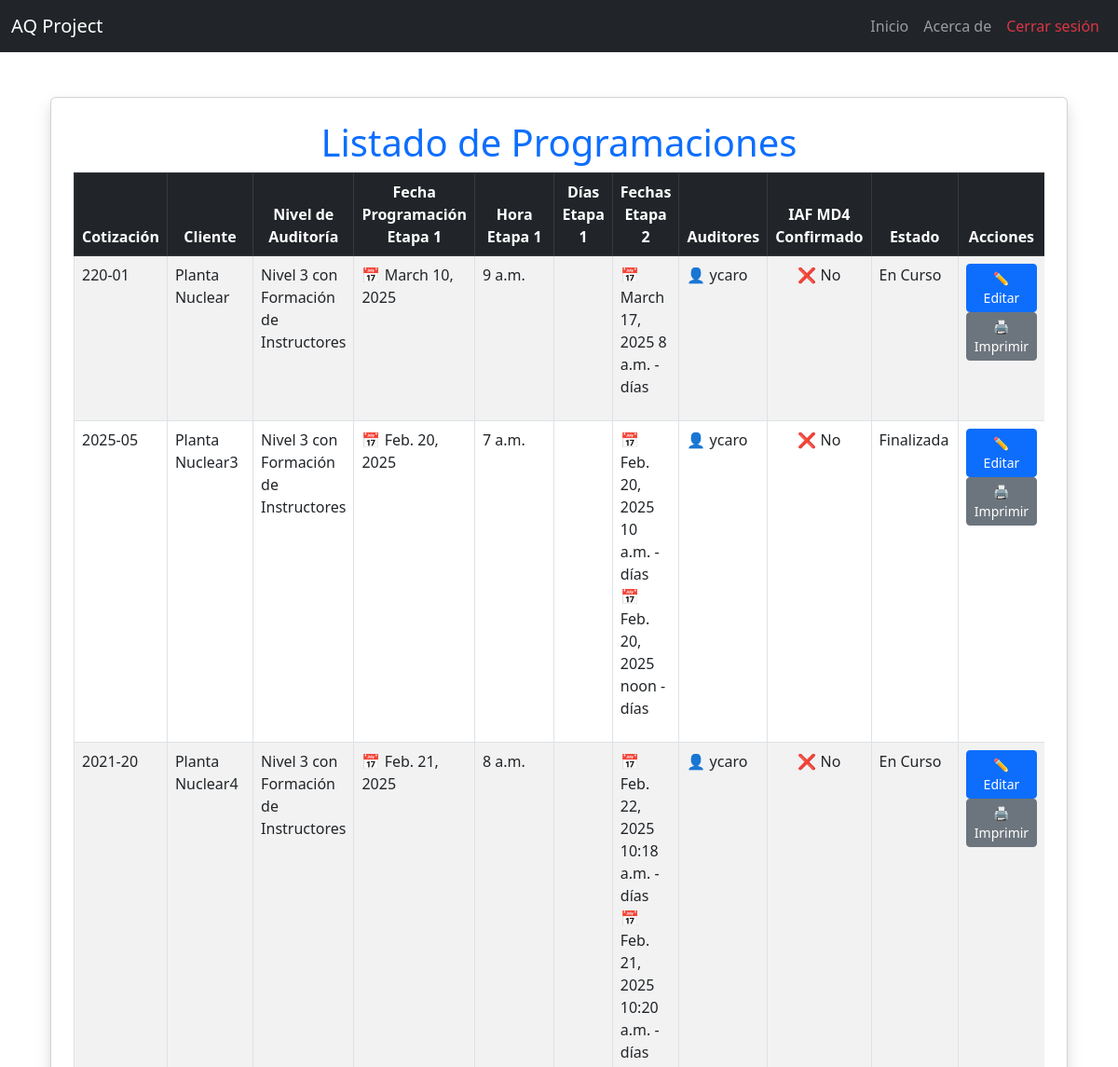
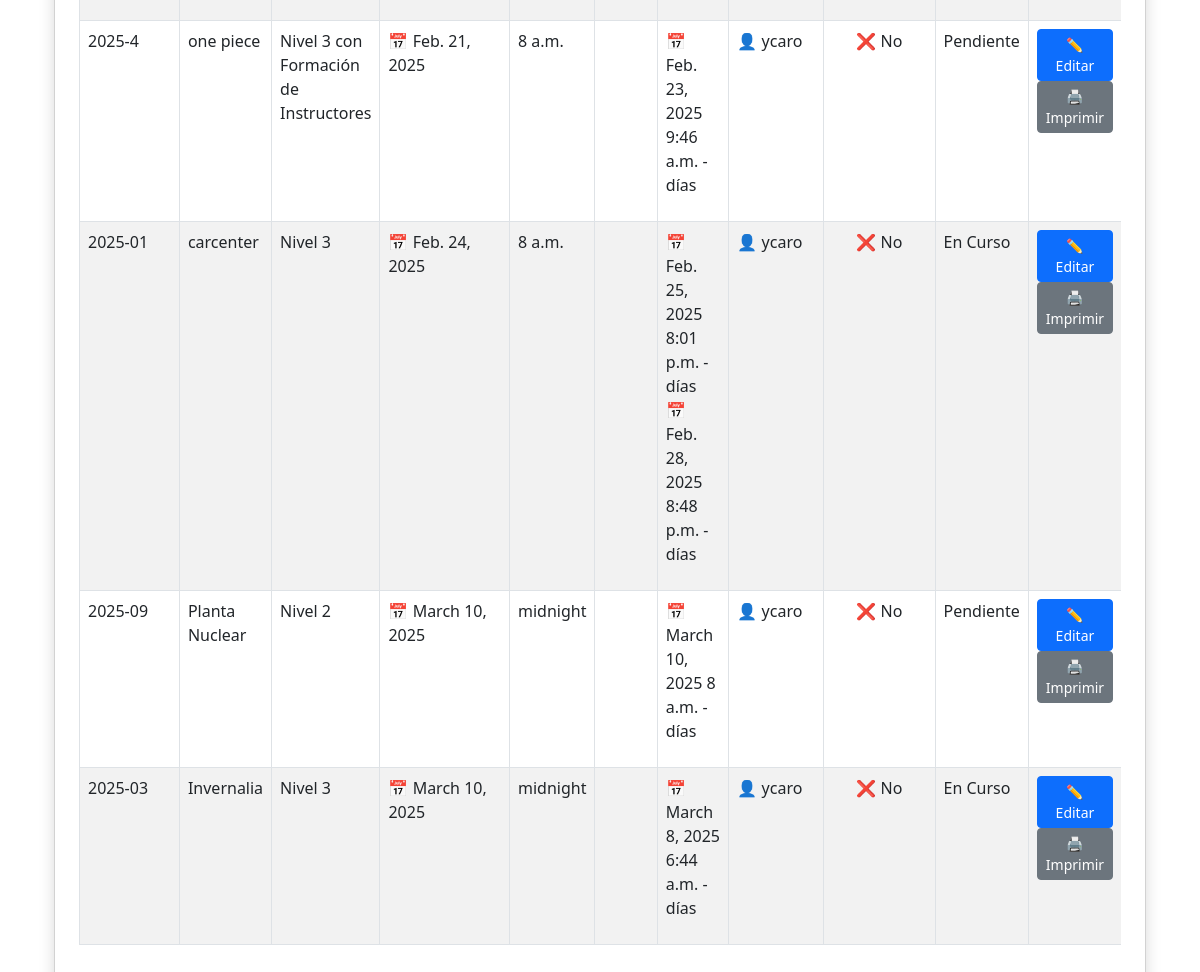
Before: /programacion/programaciones/ (signed in) with the older database file (2 pictures, top to bottom).
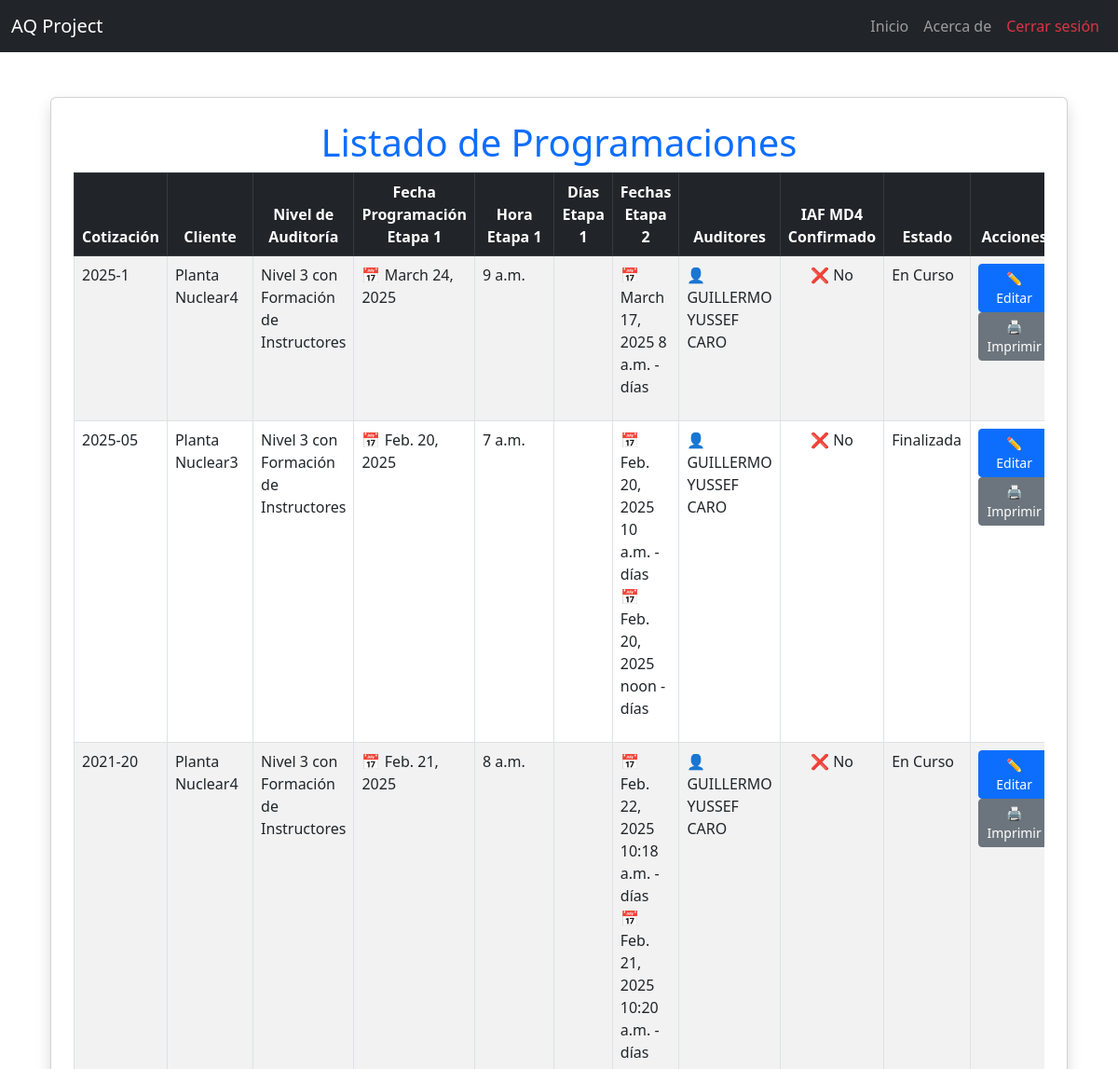
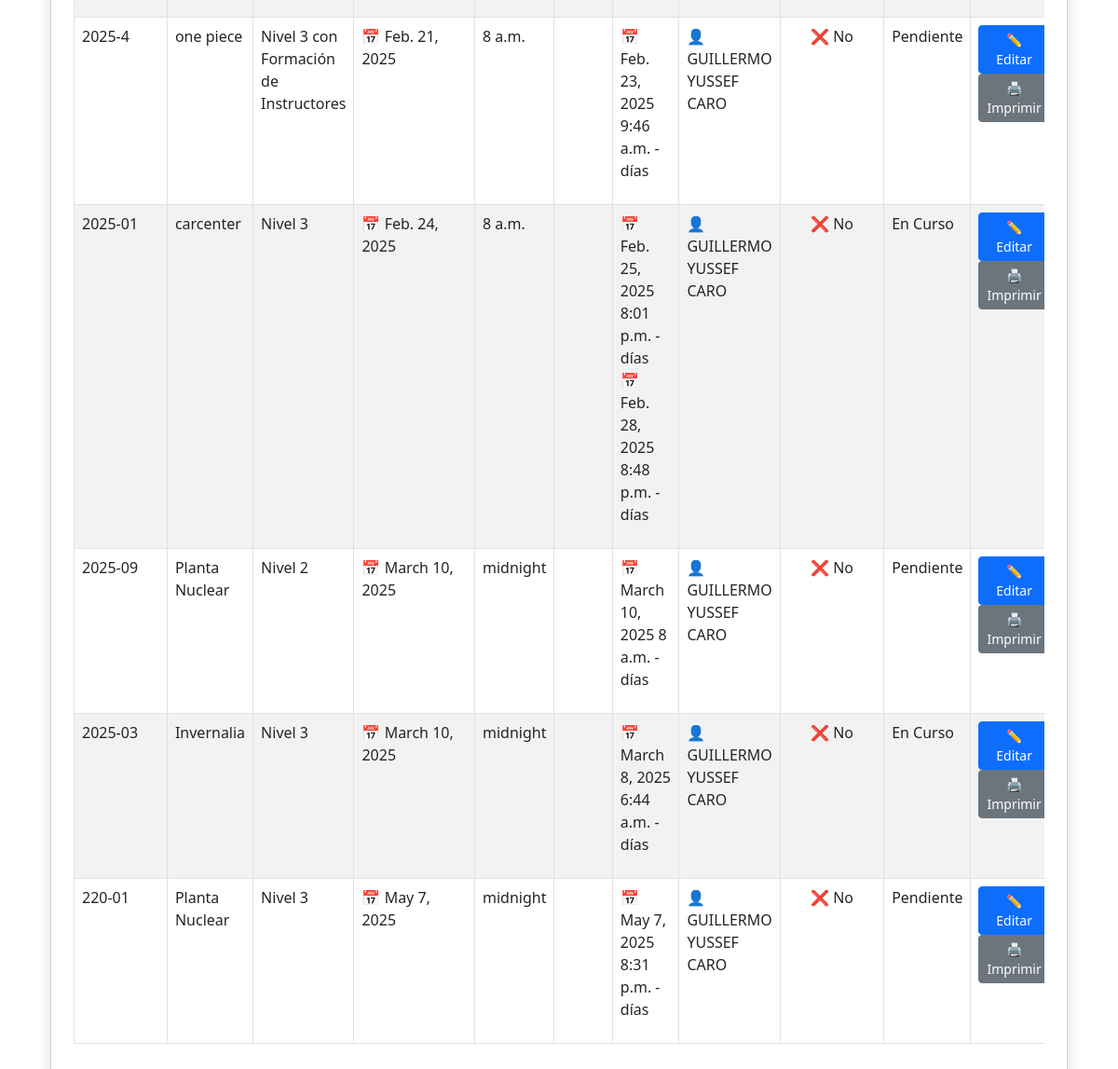
After: the same page with the newer database file (2 pictures, top to bottom).
### programacion/models.py (models this page shows, shortened)
class ProgramacionAuditoria(models.Model):
    cotizacion = models.ForeignKey('cotizaciones.Cotizacion', on_delete=models.CASCADE)
    nivel_auditoria = models.ForeignKey(NivelAuditoriaCEA, on_delete=models.SET_NULL, null=True, blank=True)
    fecha_programacion_etapa1 = models.DateField(null=True, blank=True)
    hora_etapa1 = models.TimeField(default='00:00')
    auditores = models.ForeignKey(Auditor, on_delete=models.SET_NULL, null=True, blank=True)
    iaf_md4_confirmado = models.BooleanField(default=False)
    estado = models.CharField(max_length=20, choices=(
        ('Pendiente', 'Pendiente'),
        ('En Curso', 'En Curso'),
        ('Finalizada', 'Finalizada'),
        ('Cancelada', 'Cancelada'),
    ), default='Pendiente')  # Valor predeterminado para "estado"

class NivelAuditoriaCEA(models.Model):
    nivel = models.CharField(max_length=200, unique=True)
    dias_etapa1 = models.FloatField(default=0.5)
    dias_etapa2 = models.FloatField(default=1.0)
    def __str__(self):
        return self.nivel

class FechaEtapa2(models.Model):
    programacion = models.ForeignKey(ProgramacionAuditoria, on_delete=models.CASCADE, related_name='fechas_etapa2')
    fecha = models.DateField()
    hora = models.TimeField(default='00:00')  # Valor predeterminado para la hora

class Auditor(models.Model):
    user = models.OneToOneField(User, on_delete=models.CASCADE)
    cedula = models.CharField(max_length=30, unique=True)
    cargo = models.CharField(max_length=50)
    telefono = models.CharField(max_length=20)
    iaf_md4_confirmado = models.BooleanField(default=False)

### cotizaciones/models.py (models this page shows, shortened)
class Cotizacion(models.Model):
    solicitud = models.ForeignKey(Solicitud, on_delete=models.CASCADE, related_name="cotizaciones")
    numero_servicio = models.CharField(max_length=100, unique=True)
    fecha_cotizacion = models.DateField(null=True, blank=True)
    tipo_servicio = models.ManyToManyField("TipoServicio")
    dias_auditoria_etapa_1 = models.DecimalField(max_digits=3, decimal_places=1, null=True, blank=True)
    dias_auditoria_etapa_2 = models.DecimalField(max_digits=3, decimal_places=1, null=True, blank=True)
    precio_neto = models.DecimalField(max_digits=10, decimal_places=2, help_text="Valor sin IVA")
    precio_iva = models.DecimalField(max_digits=10, decimal_places=2, default=Decimal("0.00"), help_text="IVA (19%)")
    precio_total = models.DecimalField(max_digits=10, decimal_places=2, default=Decimal("0.00"), help_text="Total con IVA")
    ESTADO_CHOICES = [
        ('Pendiente', 'Pendiente'),
        ('Aprobada', 'Aprobada'),
        ('Rechazada', 'Rechazada'),
        ('Programada', 'Programada'),
    ]
    estado = models.CharField(max_length=20, choices=ESTADO_CHOICES, default='Pendiente')

### solicitudes/models.py (models this page shows, shortened)
class Solicitud(models.Model):
    cliente = models.ForeignKey(Cliente, on_delete=models.CASCADE, related_name="solicitudes_solicitudes")  # Relación con el modelo Cliente
    fecha_solicitud = models.DateField(default=date.today)  # Fecha en que se crea la solicitud
    estado = models.CharField(
        max_length=20,
        choices=[
            ('Pendiente', 'Pendiente'),
            ('Aprobada', 'Aprobada'),
            ('Rechazada', 'Rechazada')
        ],
        default='Pendiente'
    )  # Estado de la solicitud

class Cliente(models.Model):
    nit = models.CharField(max_length=20, unique=True)  # Nit único
    nombre_propietario = models.CharField(max_length=100)
    nombre_establecimiento = models.CharField(max_length=100)
    representante_legal = models.CharField(max_length=100)
    cedula_ciudadania = models.CharField(max_length=20)
    ciudad = models.CharField(max_length=100)
    departamento = models.CharField(max_length=100)
    direccion = models.CharField(max_length=200)
    representante_organismo = models.CharField(max_length=100)
    cargo = models.CharField(max_length=50)
    telefono_fijo = models.CharField(max_length=20, blank=True, null=True)
    telefono_celular = models.CharField(max_length=20)
    correo_electronico = models.EmailField()
    nivel_cea = models.CharField(max_length=50, choices=NIVELES_CEA)
    cantidad_vehiculos = models.IntegerField(null=True, blank=True)
    cantidad_instructores = models.IntegerField(null=True, blank=True)
    categorias_certificar = models.ManyToManyField(Categoria, blank=True)
    certificado_conformidad = models.CharField(max_length=2, choices=CERTIFICADO_CONFORMIDAD_CHOICES, default="No")
    nombre_ente_certificador = models.CharField(max_length=100, blank=True, null=True)  # Se llena si es "Sí"
    fecha_solicitud = models.DateField(null=True, blank=True)  # Se establece solo cuando se envía la solicitud
    observaciones = models.TextField(blank=True, null=True)

### programacion/views.py (the view)
# urls.py: path("programaciones/", views.listado_programaciones, name="listado_programaciones"),
@login_required
def listado_programaciones(request):
    programaciones = ProgramacionAuditoria.objects.select_related("cotizacion__solicitud__cliente").all()
    grupos_usuario = request.user.groups.values_list("name", flat=True)
    contexto = {
        "programaciones": programaciones,
        "pertenece_comercial": "Comercial" in grupos_usuario,
        "pertenece_programacion": "Programación" in grupos_usuario,  # Asegúrate de que el nombre del grupo es correcto
    }
    return render(request, "programacion/listado_programaciones.html", contexto)

### programacion/templates/programacion/listado_programaciones.html
{% extends 'layouts/base.html' %}
{% block content %}
<link rel="stylesheet" href="https://cdn.jsdelivr.net/npm/bootstrap@5.3.0/dist/css/bootstrap.min.css">
<div class="container mt-5">
    <div class="card shadow p-4">
        <h1 class="text-center text-primary">Listado de Programaciones</h1>
        <div class="table-responsive">
            <table class="table table-striped table-bordered">
                <thead class="table-dark text-center">
                    <tr>
                        <th>Cotización</th>
                        <th>Cliente</th>
                        <th>Nivel de Auditoría</th>
                        <th>Fecha Programación Etapa 1</th>
                        <th>Hora Etapa 1</th>
                        <th>Días Etapa 1</th>
                        <th>Fechas Etapa 2</th>
                        <th>Auditores</th>
                        <th>IAF MD4 Confirmado</th>
                        <th>Estado</th>
                        <th>Acciones</th>
                    </tr>
                </thead>
                <tbody>
                    {% for programacion in programaciones %}
                        <tr>
                            <td>{{ programacion.cotizacion.numero_servicio }}</td>
                            <td>{{ programacion.cotizacion.solicitud.cliente.nombre_establecimiento }}</td>
                            <td>{{ programacion.nivel_auditoria }}</td>
                            <td> 📅 {{ programacion.fecha_programacion_etapa1 }}</td>
                            <td>{{ programacion.hora_etapa1 }}</td>
                            <td>{{ programacion.dias_etapa1 }}</td>
                            <td>
                                <ul class="list-unstyled">
                                    {% for fecha_etapa2 in programacion.fechas_etapa2.all %}
                                        <li>📅 {{ fecha_etapa2.fecha }}  {{ fecha_etapa2.hora }} - {{ fecha_etapa2.dias_auditoria }} días</li>
                                    {% empty %}
                                        <li class="text-muted">No asignadas</li>
                                    {% endfor %}
                                </ul>
                            </td>
                            <td>
                                {% if programacion.auditores %}
                                    👤 {{ programacion.auditores.user.get_full_name|default:programacion.auditores.user.username }}
                                {% else %}
                                    <span class="text-muted">Sin asignar</span>
                                {% endif %}
                            </td>
                            <td class="text-center">
                                {% if programacion.iaf_md4_confirmado %}
                                    ✅ Sí
                                {% else %}
                                    ❌ No
                                {% endif %}
                            </td>
                            <td>{{ programacion.estado }}</td>
                            <td class="text-center">
                                <a href="{% url 'programar_auditoria' programacion.cotizacion.id %}" class="btn btn-sm btn-primary">✏️ Editar</a>
                                <a href="{% url 'imprimir_programacion' programacion.id %}" class="btn btn-sm btn-secondary">🖨️ Imprimir</a>
                            </td>
                        </tr>
                    {% endfor %}
                </tbody>
            </table>
        </div>
    </div>
</div>
{% endblock %}

### myapp/templates/layouts/base.html (shortened to what this page needs)
{% load static %}
<!doctype html>
<html lang="es">
<head>
    <link rel="stylesheet" href="https://cdn.jsdelivr.net/npm/bootstrap@5.3.3/dist/css/bootstrap.min.css">
</head>
<body>
<nav class="navbar navbar-expand-lg navbar-dark bg-dark">
    <div class="container-fluid">
        <a class="navbar-brand" href="/">AQ Project</a>
        <div class="collapse navbar-collapse" id="navbarNavDropdown">
            <ul class="navbar-nav ms-auto">
                <li class="nav-item"><a class="nav-link" href="{% url 'index' %}">Inicio</a></li>
                <li class="nav-item"><a class="nav-link" href="{% url 'about' %}">Acerca de</a></li>
                {% if user.is_authenticated %}
                    <li class="nav-item"><a class="nav-link text-danger" href="{% url 'logout' %}">Cerrar sesión</a></li>
                {% else %}
                    <li class="nav-item"><a class="nav-link" href="{% url 'signup' %}">Registrarse</a></li>
                    <li class="nav-item"><a class="nav-link" href="{% url 'signin' %}">Iniciar sesión</a></li>
                {% endif %}
            </ul>
        </div>
    </div>
</nav>
<main class="container mt-4">
    {% block content %}{% endblock %}
</main>
</body>
</html>

Changed rows visible on the page:
changed ProgramacionAuditoria: cotizacion.numero_servicio "220-01" → "2025-1"; cotizacion.solicitud.cliente.nombre_establecimiento "Planta Nuclear" → "Planta Nuclear4"; fecha_programacion_etapa1 "March 10, 2025" → "March 24, 2025"; auditores.user.get_full_name "ycaro" → "GUILLERMO YUSSEF CARO"
changed through a linked row, ProgramacionAuditoria "Feb. 20, 2025": auditores.user.get_full_name "ycaro" → "GUILLERMO YUSSEF CARO"
changed through a linked row, ProgramacionAuditoria (number 3 of 8 on the later page): auditores.user.get_full_name "ycaro" → "GUILLERMO YUSSEF CARO"
changed through a linked row, ProgramacionAuditoria "one piece": auditores.user.get_full_name "ycaro" → "GUILLERMO YUSSEF CARO"
changed through a linked row, ProgramacionAuditoria "Feb. 24, 2025": auditores.user.get_full_name "ycaro" → "GUILLERMO YUSSEF CARO"
changed through a linked row, ProgramacionAuditoria "Nivel 2": auditores.user.get_full_name "ycaro" → "GUILLERMO YUSSEF CARO"
changed through a linked row, ProgramacionAuditoria "Invernalia": auditores.user.get_full_name "ycaro" → "GUILLERMO YUSSEF CARO"
added ProgramacionAuditoria: cotizacion.numero_servicio "220-01", cotizacion.solicitud.cliente.nombre_establecimiento "Planta Nuclear", nivel_auditoria "Nivel 3", fecha_programacion_etapa1 "May 7, 2025", hora_etapa1 "midnight", auditores.user.get_full_name "GUILLERMO YUSSEF CARO", iaf_md4_confirmado "❌ No", estado "Pendiente"
added FechaEtapa2: fecha "May 7, 2025", hora "8:31 p.m.", shown under "220-01"
